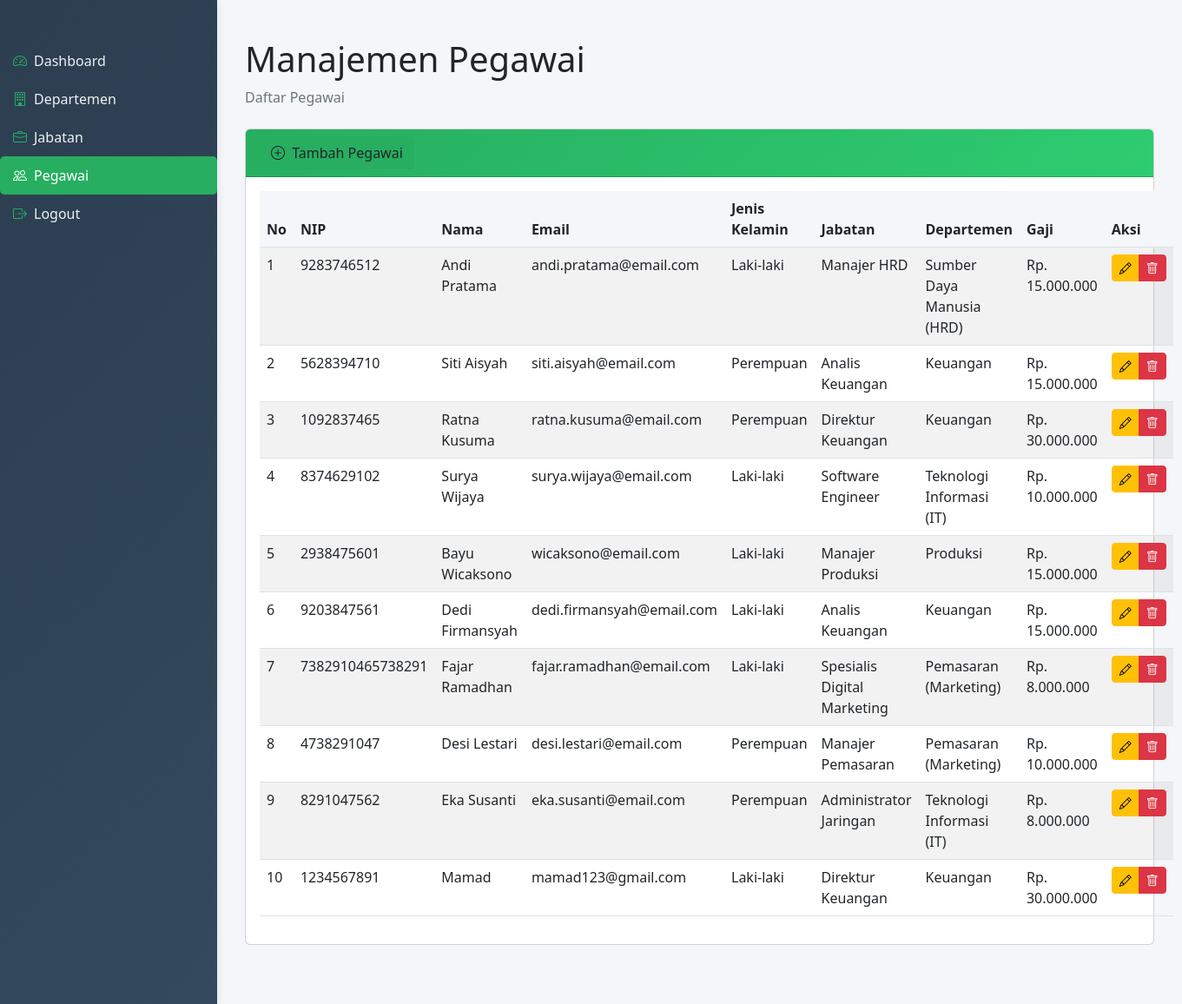
/admin/pegawai.php (signed in), run on the app's committed database.
### tables this page shows
CREATE TABLE `pegawai` (
  `id_pegawai` int(11) NOT NULL,
  `nama` varchar(100) DEFAULT NULL,
  `nip` varchar(50) DEFAULT NULL,
  `id_jabatan` int(11) DEFAULT NULL,
  `id_departemen` int(11) DEFAULT NULL,
  `email` varchar(100) DEFAULT NULL,
  `jenis_kelamin` enum('Laki-laki','Perempuan') DEFAULT NULL,
  `gaji` decimal(10,2) DEFAULT NULL
);

CREATE TABLE `jabatan` (
  `id_jabatan` int(11) NOT NULL,
  `nama_jabatan` varchar(100) DEFAULT NULL,
  `id_departemen` int(11) DEFAULT NULL,
  `gaji` decimal(10,2) DEFAULT NULL
);

CREATE TABLE `departemen` (
  `id_departemen` int(11) NOT NULL,
  `nama_departemen` varchar(100) DEFAULT NULL
);

### admin/pegawai.php (the view, shortened to what this page needs)
<?php
include('../config/koneksi.php');
include('view/header.php');
$query = "SELECT pegawai.*, jabatan.nama_jabatan, departemen.nama_departemen
          FROM pegawai
          JOIN jabatan ON pegawai.id_jabatan = jabatan.id_jabatan
          JOIN departemen ON pegawai.id_departemen = departemen.id_departemen";
$result = mysqli_query($koneksi, $query);
?>
<main class="content">
    <div class="container-fluid">
        <div class="row">
            <div class="col-12">
                <h1 class="mt-4">Manajemen Pegawai</h1>
                <ol class="breadcrumb mb-4">
                    <li class="breadcrumb-item active">Daftar Pegawai</li>
                </ol>
            </div>
        </div>
        <div class="card mb-4">
            <div class="card-header" style="background: linear-gradient(135deg, #27ae60, #2ecc71);">
                <button type="button" class="btn btn-tambah" data-bs-toggle="modal" data-bs-target="#tambahPegawaiModal">
                    <i class="bi bi-plus-circle me-1"></i> Tambah Pegawai
                </button>
            </div>
            <div class="card-body">
                <table class="table table-striped table-hover">
                    <thead>
                        <tr>
                            <th>No</th>
                            <th>NIP</th>
                            <th>Nama</th>
                            <th>Email</th>
                            <th>Jenis Kelamin</th>
                            <th>Jabatan</th>
                            <th>Departemen</th>
                            <th>Gaji</th>
                            <th>Aksi</th>
                        </tr>
                    </thead>
                    <tbody>
                        <?php $no = 1; while($row = mysqli_fetch_assoc($result)): ?>
                        <tr>
                            <td><?= $no++ ?></td>
                            <td><?= htmlspecialchars($row['nip']) ?></td>
                            <td><?= htmlspecialchars($row['nama']) ?></td>
                            <td><?= htmlspecialchars($row['email']) ?></td>
                            <td><?= htmlspecialchars($row['jenis_kelamin']) ?></td>
                            <td><?= htmlspecialchars($row['nama_jabatan']) ?></td>
                            <td><?= htmlspecialchars($row['nama_departemen']) ?></td>
                            <td>Rp. <?= number_format($row['gaji'], 0, ',', '.') ?></td>
                            <td>
                                <div class="btn-group" role="group">
                                    <a href="#" class="btn btn-warning btn-sm"
                                       data-bs-toggle="modal"
                                       data-bs-target="#editPegawaiModal<?= $row['id_pegawai'] ?>">
                                        <i class="bi bi-pencil"></i>
                                    </a>
                                    <a href="../proses/hapus_pegawai.php?id=<?= $row['id_pegawai'] ?>"
                                       class="btn btn-danger btn-sm"
                                       onclick="return confirm('Yakin ingin menghapus?')">
                                        <i class="bi bi-trash"></i>
                                    </a>
                                </div>
                            </td>
                        </tr>
                        <?php endwhile; ?>
                    </tbody>
                </table>
            </div>
        </div>
    </div>
</main>
<?php include('view/footer.php'); ?>

### admin/view/header.php (style rules this page uses)
body { min-height: 100vh; overflow-x: hidden; background-color: #f4f6f9; }
.content { margin-left: 250px; padding: 20px; width: calc(100% - 250px); }

### admin/pegawai.php (style rules this page uses)
.card-header { background: linear-gradient(135deg, #2c3e50, #34495e); color: white; }
.btn-tambah { background-color: #27ae60; border-color: #27ae60; transition: all 0.3s ease; }
.table thead { background-color: #f4f6f9; }

### data on the page
pegawai: nip "9283746512", nama "Andi Pratama", email "andi.pratama@email.com", jenis_kelamin "Laki-laki", id_jabatan.nama_jabatan "Manajer HRD", id_departemen.nama_departemen "Sumber Daya Manusia (HRD)", gaji "15.000.000"
pegawai: nip "5628394710", nama "Siti Aisyah", email "siti.aisyah@email.com", jenis_kelamin "Perempuan", id_jabatan.nama_jabatan "Analis Keuangan", id_departemen.nama_departemen "Keuangan", gaji "15.000.000"
pegawai: nip "1092837465", nama "Ratna Kusuma", email "ratna.kusuma@email.com", jenis_kelamin "Perempuan", id_jabatan.nama_jabatan "Direktur Keuangan", id_departemen.nama_departemen "Keuangan", gaji "30.000.000"
pegawai: nip "8374629102", nama "Surya Wijaya", email "surya.wijaya@email.com", jenis_kelamin "Laki-laki", id_jabatan.nama_jabatan "Software Engineer", id_departemen.nama_departemen "Teknologi Informasi (IT)", gaji "10.000.000"
pegawai: nip "2938475601", nama "Bayu Wicaksono", email "wicaksono@email.com", jenis_kelamin "Laki-laki", id_jabatan.nama_jabatan "Manajer Produksi", id_departemen.nama_departemen "Produksi", gaji "15.000.000"
pegawai: nip "9203847561", nama "Dedi Firmansyah", email "dedi.firmansyah@email.com", jenis_kelamin "Laki-laki", id_jabatan.nama_jabatan "Analis Keuangan", id_departemen.nama_departemen "Keuangan", gaji "15.000.000"
pegawai: nip "7382910465738291", nama "Fajar Ramadhan", email "fajar.ramadhan@email.com", jenis_kelamin "Laki-laki", id_jabatan.nama_jabatan "Spesialis Digital Marketing", id_departemen.nama_departemen "Pemasaran (Marketing)", gaji "8.000.000"
pegawai: nip "4738291047", nama "Desi Lestari", email "desi.lestari@email.com", jenis_kelamin "Perempuan", id_jabatan.nama_jabatan "Manajer Pemasaran", id_departemen.nama_departemen "Pemasaran (Marketing)", gaji "10.000.000"
pegawai: nip "8291047562", nama "Eka Susanti", email "eka.susanti@email.com", jenis_kelamin "Perempuan", id_jabatan.nama_jabatan "Administrator Jaringan", id_departemen.nama_departemen "Teknologi Informasi (IT)", gaji "8.000.000"
pegawai: nip "1234567891", nama "Mamad", email "mamad123@gmail.com", jenis_kelamin "Laki-laki", id_jabatan.nama_jabatan "Direktur Keuangan", id_departemen.nama_departemen "Keuangan", gaji "30.000.000"
